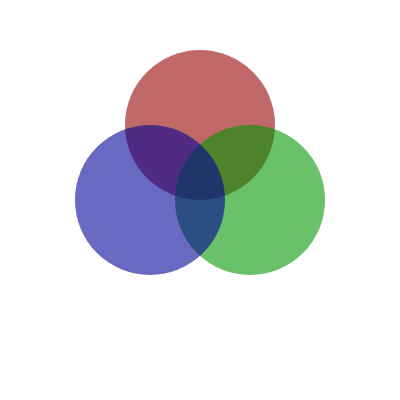
Frame 1 (no input)
Frame 60 (no input): identical to frame 1, image omitted
Frame 120 (the mouse pressed at the canvas centre since frame 60): identical to frame 1, image omitted

The p5.js sketch that drew this single still picture (run headless with seeded random() and noise() and a simulated clock; from frame 60 on, the mouse is pressed at the canvas centre):

// p5.js sketch
// ── sketch.js
function setup() {
  colorMode(RGB);
  createCanvas(400, 400);
  
  background('white');
  stroke(0,0,0,0);
  

  fill(150,0,0,150);
  circle(200,125,150);

  fill(0,150,0,150);
  circle(250,200,150);

  fill(0,0,150,150);
  circle(150,200,150);

}

function draw() {
}
